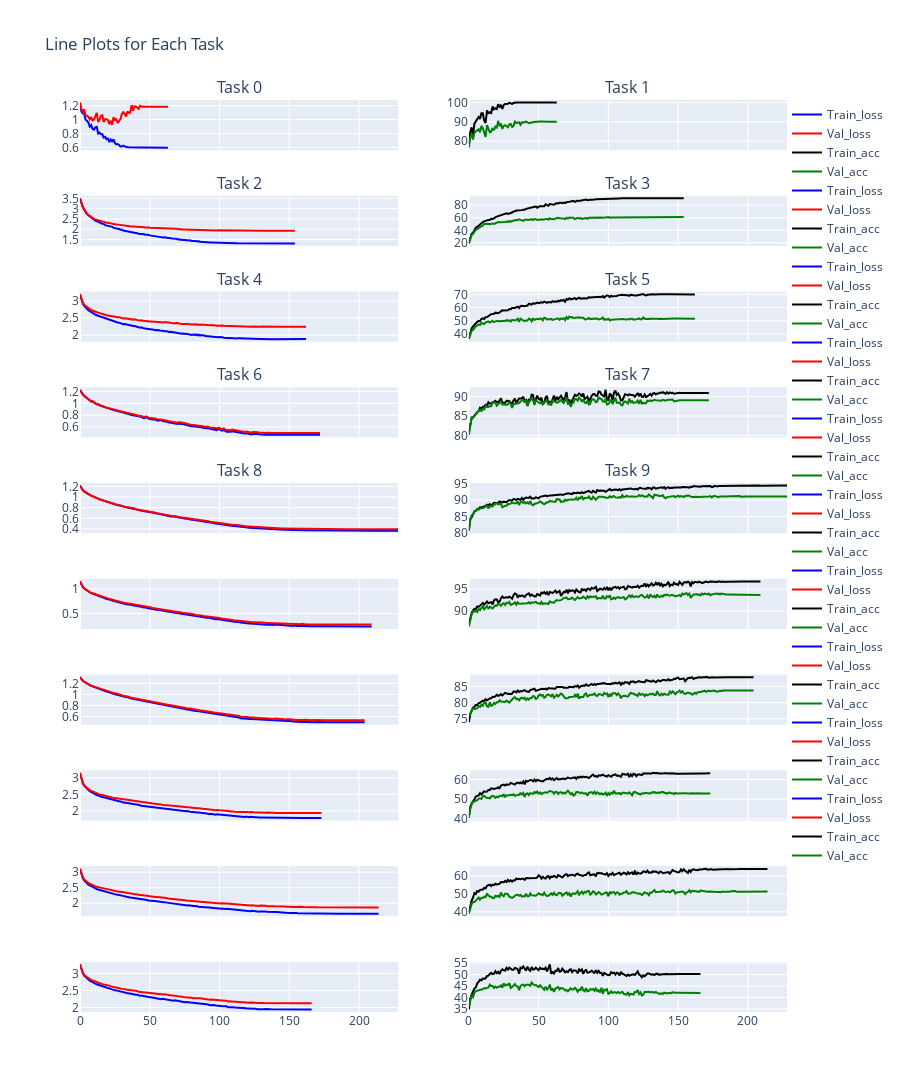

Notebook code cell kept with this figure:
### Markdown cell above
# Hat mask 0.0005 cifar

### Code cell
df = pd.read_csv('/home/cp/self/ml/hat/res/good_exp/hat_500_0.0005_xavier_adam_cifar/train_loss_app_hat_mask_exp_cifar_opt_adam_wt_init_xavier_lr_0.0005_nepoch_500.csv')

# Ask the user for the column to use for lines
# line_column = input("Enter the column name for lines: ")
line_columns = ['Train_loss', 
#                 'Train_acc',
#                 'Avg_train_reg',
       'Val_loss',
#                 'Val_acc',
#                 'Avg_val_reg', 
#                 'Learning_rate'
               ]
line_columns2 = [
#     'Train_loss', 
                'Train_acc',
#                 'Avg_train_reg',
#        'Val_loss',
                'Val_acc',
#                 'Avg_val_reg', 
#                 'Learning_rate'
               ]

# Create subplots for each task (category)
fig = make_subplots(rows=10, cols=2, subplot_titles=[f'Task {i}' for i in range(10)], shared_xaxes=True)

for category in range(10):  # Assuming categories range from 0 to 9
    # Filter the DataFrame for the current category
    category_df = df[df['Task'] == category]
    colors = ["Blue","Red"]
    for i, column in enumerate(line_columns):
        # Add a line trace to the subplot
        fig.add_trace(
            go.Scatter(x=category_df["Epochs"], y=category_df[column], mode='lines', name=column,line=dict(color=colors[i])),
#             row=(category // 2) + 1,  # Calculate the row position
#             col=(category % 2) + 1,   # Calculate the column position
            col=1,
            row=category+1,
            
        )
    colors = ["Black","Green"]
    
    for i, column in enumerate(line_columns2):
        # Add a line trace to the subplot
        fig.add_trace(
            go.Scatter(x=category_df["Epochs"], y=category_df[column], mode='lines', name=column, line=dict(color=colors[i])),
#             row=(category // 2) + 1,  # Calculate the row position
#             col=(category % 2) + 1,   # Calculate the column position
            col=2,
            row=category+1,
            
        )

# Update layout
fig.update_layout(height=2000, width=900, title_text="Line Plots for Each Task",
                 legend=dict(orientation="v", y=1, x=1),)

# Show the figure
fig.show()

### Figure 1 — Plotly figure (JSON) as saved in the notebook; plotly's stock layout.template omitted (floating-point values rounded to 4 significant figures; data arrays with more than 128 entries replaced by an {"elided": "..."} marker saying what was removed)
{"data": [{"line": {"color": "Blue"}, "mode": "lines", "name": "Train_loss", "type": "scatter", "x": [0, 1, 2, 3, 4, 5, 6, 7, 8, 9, 10, 11, 12, 13, 14, 15, 16, 17, 18, 19, 20, 21, 22, 23, 24, 25, 26, 27, 28, 29, 30, 31, 32, 33, 34, 35, 36, 37, 38, 39, 40, 41, 42, 43, 44, 45, 46, 47, 48, 49, 50, 51, 52, 53, 54, 55, 56, 57, 58, 59, 60, 61, 62, 63], "xaxis": "x", "y": [1.233, 1.117, 1.092, 1.089, 0.9988, 0.986, 0.9578, 0.9009, 0.9218, 0.8662, 0.8567, 0.8887, 0.8965, 0.8003, 0.8142, 0.7922, 0.7901, 0.7417, 0.7529, 0.7201, 0.7294, 0.6776, 0.713, 0.6886, 0.7151, 0.6649, 0.6447, 0.6497, 0.6351, 0.6129, 0.6141, 0.6272, 0.6149, 0.6047, 0.6041, 0.6021, 0.6005, 0.6047, 0.5995, 0.5997, 0.599, 0.5981, 0.5981, 0.599, 0.5981, 0.5981, 0.598, 0.598, 0.5979, 0.5977, 0.5976, 0.5976, 0.5975, 0.5976, 0.5976, 0.5975, 0.5975, 0.5975, 0.5975, 0.5975, 0.5975, 0.5975, 0.5975, 0.5975], "yaxis": "y"}, {"line": {"color": "Red"}, "mode": "lines", "name": "Val_loss", "type": "scatter", "x": [0, 1, 2, 3, 4, 5, 6, 7, 8, 9, 10, 11, 12, 13, 14, 15, 16, 17, 18, 19, 20, 21, 22, 23, 24, 25, 26, 27, 28, 29, 30, 31, 32, 33, 34, 35, 36, 37, 38, 39, 40, 41, 42, 43, 44, 45, 46, 47, 48, 49, 50, 51, 52, 53, 54, 55, 56, 57, 58, 59, 60, 61, 62, 63], "xaxis": "x", "y": [1.246, 1.15, 1.124, 1.147, 1.06, 1.057, 1.039, 1.005, 1.036, 0.9878, 0.9973, 1.037, 1.097, 0.9653, 0.9972, 1.056, 1.062, 0.9653, 1.008, 1.007, 0.9959, 0.9347, 0.9843, 0.9254, 1.034, 0.9956, 1.007, 0.954, 0.9769, 1.009, 1.081, 1.107, 1.081, 1.045, 1.117, 1.097, 1.103, 1.21, 1.127, 1.19, 1.188, 1.166, 1.155, 1.201, 1.186, 1.19, 1.183, 1.185, 1.184, 1.185, 1.18, 1.184, 1.18, 1.184, 1.185, 1.184, 1.186, 1.187, 1.186, 1.186, 1.186, 1.186, 1.187, 1.186], "yaxis": "y"}, {"line": {"color": "Black"}, "mode": "lines", "name": "Train_acc", "type": "scatter", "x": [0, 1, 2, 3, 4, 5, 6, 7, 8, 9, 10, 11, 12, 13, 14, 15, 16, 17, 18, 19, 20, 21, 22, 23, 24, 25, 26, 27, 28, 29, 30, 31, 32, 33, 34, 35, 36, 37, 38, 39, 40, 41, 42, 43, 44, 45, 46, 47, 48, 49, 50, 51, 52, 53, 54, 55, 56, 57, 58, 59, 60, 61, 62, 63], "xaxis": "x2", "y": [78.41, 84.54, 87.12, 82.88, 89.07, 90.09, 91.64, 92.47, 91.5, 94.41, 94.42, 90.58, 89.38, 95.87, 94.49, 94.84, 94.53, 97.94, 96.42, 97.08, 96.63, 99.1, 97.46, 98.83, 96.71, 98.7, 99.24, 99.24, 99.3, 99.87, 99.77, 99.29, 99.72, 99.97, 99.94, 99.98, 100, 99.93, 100, 100, 100, 100, 100, 99.99, 100, 100, 100, 100, 100, 100, 100, 100, 100, 100, 100, 100, 100, 100, 100, 100, 100, 100, 100, 100], "yaxis": "y2"}, {"line": {"color": "Green"}, "mode": "lines", "name": "Val_acc", "type": "scatter", "x": [0, 1, 2, 3, 4, 5, 6, 7, 8, 9, 10, 11, 12, 13, 14, 15, 16, 17, 18, 19, 20, 21, 22, 23, 24, 25, 26, 27, 28, 29, 30, 31, 32, 33, 34, 35, 36, 37, 38, 39, 40, 41, 42, 43, 44, 45, 46, 47, 48, 49, 50, 51, 52, 53, 54, 55, 56, 57, 58, 59, 60, 61, 62, 63], "xaxis": "x2", "y": [76.6, 81.9, 83.8, 80.8, 84.4, 85, 85.5, 86.1, 84.6, 87.9, 86.7, 84.4, 82.2, 88.3, 86.6, 84.6, 84.9, 86.7, 85.7, 87.5, 87, 90.5, 87.7, 89.1, 86.3, 87.9, 88.3, 87.9, 87.2, 88.7, 88.9, 87.3, 87.9, 90.1, 89.3, 89.6, 89.7, 88.5, 89.8, 89.5, 89.9, 90.1, 89.7, 89.3, 89.5, 89.7, 90, 89.9, 90, 90, 90.3, 90.2, 90.2, 90.1, 90, 90.1, 90, 90, 90, 90, 90, 90, 90, 90], "yaxis": "y2"}, {"line": {"color": "Blue"}, "mode": "lines", "name": "Train_loss", "type": "scatter", "x": {"elided": "155 int values"}, "xaxis": "x3", "y": {"elided": "155 float values"}, "yaxis": "y3"}, {"line": {"color": "Red"}, "mode": "lines", "name": "Val_loss", "type": "scatter", "x": {"elided": "155 int values"}, "xaxis": "x3", "y": {"elided": "155 float values"}, "yaxis": "y3"}, {"line": {"color": "Black"}, "mode": "lines", "name": "Train_acc", "type": "scatter", "x": {"elided": "155 int values"}, "xaxis": "x4", "y": {"elided": "155 float values"}, "yaxis": "y4"}, {"line": {"color": "Green"}, "mode": "lines", "name": "Val_acc", "type": "scatter", "x": {"elided": "155 int values"}, "xaxis": "x4", "y": {"elided": "155 float values"}, "yaxis": "y4"}, {"line": {"color": "Blue"}, "mode": "lines", "name": "Train_loss", "type": "scatter", "x": {"elided": "163 int values"}, "xaxis": "x5", "y": {"elided": "163 float values"}, "yaxis": "y5"}, {"line": {"color": "Red"}, "mode": "lines", "name": "Val_loss", "type": "scatter", "x": {"elided": "163 int values"}, "xaxis": "x5", "y": {"elided": "163 float values"}, "yaxis": "y5"}, {"line": {"color": "Black"}, "mode": "lines", "name": "Train_acc", "type": "scatter", "x": {"elided": "163 int values"}, "xaxis": "x6", "y": {"elided": "163 float values"}, "yaxis": "y6"}, {"line": {"color": "Green"}, "mode": "lines", "name": "Val_acc", "type": "scatter", "x": {"elided": "163 int values"}, "xaxis": "x6", "y": {"elided": "163 float values"}, "yaxis": "y6"}, {"line": {"color": "Blue"}, "mode": "lines", "name": "Train_loss", "type": "scatter", "x": {"elided": "173 int values"}, "xaxis": "x7", "y": {"elided": "173 float values"}, "yaxis": "y7"}, {"line": {"color": "Red"}, "mode": "lines", "name": "Val_loss", "type": "scatter", "x": {"elided": "173 int values"}, "xaxis": "x7", "y": {"elided": "173 float values"}, "yaxis": "y7"}, {"line": {"color": "Black"}, "mode": "lines", "name": "Train_acc", "type": "scatter", "x": {"elided": "173 int values"}, "xaxis": "x8", "y": {"elided": "173 float values"}, "yaxis": "y8"}, {"line": {"color": "Green"}, "mode": "lines", "name": "Val_acc", "type": "scatter", "x": {"elided": "173 int values"}, "xaxis": "x8", "y": {"elided": "173 float values"}, "yaxis": "y8"}, {"line": {"color": "Blue"}, "mode": "lines", "name": "Train_loss", "type": "scatter", "x": {"elided": "229 int values"}, "xaxis": "x9", "y": {"elided": "229 float values"}, "yaxis": "y9"}, {"line": {"color": "Red"}, "mode": "lines", "name": "Val_loss", "type": "scatter", "x": {"elided": "229 int values"}, "xaxis": "x9", "y": {"elided": "229 float values"}, "yaxis": "y9"}, {"line": {"color": "Black"}, "mode": "lines", "name": "Train_acc", "type": "scatter", "x": {"elided": "229 int values"}, "xaxis": "x10", "y": {"elided": "229 float values"}, "yaxis": "y10"}, {"line": {"color": "Green"}, "mode": "lines", "name": "Val_acc", "type": "scatter", "x": {"elided": "229 int values"}, "xaxis": "x10", "y": {"elided": "229 float values"}, "yaxis": "y10"}, {"line": {"color": "Blue"}, "mode": "lines", "name": "Train_loss", "type": "scatter", "x": {"elided": "210 int values"}, "xaxis": "x11", "y": {"elided": "210 float values"}, "yaxis": "y11"}, {"line": {"color": "Red"}, "mode": "lines", "name": "Val_loss", "type": "scatter", "x": {"elided": "210 int values"}, "xaxis": "x11", "y": {"elided": "210 float values"}, "yaxis": "y11"}, {"line": {"color": "Black"}, "mode": "lines", "name": "Train_acc", "type": "scatter", "x": {"elided": "210 int values"}, "xaxis": "x12", "y": {"elided": "210 float values"}, "yaxis": "y12"}, {"line": {"color": "Green"}, "mode": "lines", "name": "Val_acc", "type": "scatter", "x": {"elided": "210 int values"}, "xaxis": "x12", "y": {"elided": "210 float values"}, "yaxis": "y12"}, {"line": {"color": "Blue"}, "mode": "lines", "name": "Train_loss", "type": "scatter", "x": {"elided": "205 int values"}, "xaxis": "x13", "y": {"elided": "205 float values"}, "yaxis": "y13"}, {"line": {"color": "Red"}, "mode": "lines", "name": "Val_loss", "type": "scatter", "x": {"elided": "205 int values"}, "xaxis": "x13", "y": {"elided": "205 float values"}, "yaxis": "y13"}, {"line": {"color": "Black"}, "mode": "lines", "name": "Train_acc", "type": "scatter", "x": {"elided": "205 int values"}, "xaxis": "x14", "y": {"elided": "205 float values"}, "yaxis": "y14"}, {"line": {"color": "Green"}, "mode": "lines", "name": "Val_acc", "type": "scatter", "x": {"elided": "205 int values"}, "xaxis": "x14", "y": {"elided": "205 float values"}, "yaxis": "y14"}, {"line": {"color": "Blue"}, "mode": "lines", "name": "Train_loss", "type": "scatter", "x": {"elided": "174 int values"}, "xaxis": "x15", "y": {"elided": "174 float values"}, "yaxis": "y15"}, {"line": {"color": "Red"}, "mode": "lines", "name": "Val_loss", "type": "scatter", "x": {"elided": "174 int values"}, "xaxis": "x15", "y": {"elided": "174 float values"}, "yaxis": "y15"}, {"line": {"color": "Black"}, "mode": "lines", "name": "Train_acc", "type": "scatter", "x": {"elided": "174 int values"}, "xaxis": "x16", "y": {"elided": "174 float values"}, "yaxis": "y16"}, {"line": {"color": "Green"}, "mode": "lines", "name": "Val_acc", "type": "scatter", "x": {"elided": "174 int values"}, "xaxis": "x16", "y": {"elided": "174 float values"}, "yaxis": "y16"}, {"line": {"color": "Blue"}, "mode": "lines", "name": "Train_loss", "type": "scatter", "x": {"elided": "215 int values"}, "xaxis": "x17", "y": {"elided": "215 float values"}, "yaxis": "y17"}, {"line": {"color": "Red"}, "mode": "lines", "name": "Val_loss", "type": "scatter", "x": {"elided": "215 int values"}, "xaxis": "x17", "y": {"elided": "215 float values"}, "yaxis": "y17"}, {"line": {"color": "Black"}, "mode": "lines", "name": "Train_acc", "type": "scatter", "x": {"elided": "215 int values"}, "xaxis": "x18", "y": {"elided": "215 float values"}, "yaxis": "y18"}, {"line": {"color": "Green"}, "mode": "lines", "name": "Val_acc", "type": "scatter", "x": {"elided": "215 int values"}, "xaxis": "x18", "y": {"elided": "215 float values"}, "yaxis": "y18"}, {"line": {"color": "Blue"}, "mode": "lines", "name": "Train_loss", "type": "scatter", "x": {"elided": "167 int values"}, "xaxis": "x19", "y": {"elided": "167 float values"}, "yaxis": "y19"}, {"line": {"color": "Red"}, "mode": "lines", "name": "Val_loss", "type": "scatter", "x": {"elided": "167 int values"}, "xaxis": "x19", "y": {"elided": "167 float values"}, "yaxis": "y19"}, {"line": {"color": "Black"}, "mode": "lines", "name": "Train_acc", "type": "scatter", "x": {"elided": "167 int values"}, "xaxis": "x20", "y": {"elided": "167 float values"}, "yaxis": "y20"}, {"line": {"color": "Green"}, "mode": "lines", "name": "Val_acc", "type": "scatter", "x": {"elided": "167 int values"}, "xaxis": "x20", "y": {"elided": "167 float values"}, "yaxis": "y20"}], "layout": {"annotations": [{"font": {"size": 16}, "showarrow": false, "text": "Task 0", "x": 0.225, "xanchor": "center", "xref": "paper", "y": 1, "yanchor": "bottom", "yref": "paper"}, {"font": {"size": 16}, "showarrow": false, "text": "Task 1", "x": 0.775, "xanchor": "center", "xref": "paper", "y": 1, "yanchor": "bottom", "yref": "paper"}, {"font": {"size": 16}, "showarrow": false, "text": "Task 2", "x": 0.225, "xanchor": "center", "xref": "paper", "y": 0.895, "yanchor": "bottom", "yref": "paper"}, {"font": {"size": 16}, "showarrow": false, "text": "Task 3", "x": 0.775, "xanchor": "center", "xref": "paper", "y": 0.895, "yanchor": "bottom", "yref": "paper"}, {"font": {"size": 16}, "showarrow": false, "text": "Task 4", "x": 0.225, "xanchor": "center", "xref": "paper", "y": 0.79, "yanchor": "bottom", "yref": "paper"}, {"font": {"size": 16}, "showarrow": false, "text": "Task 5", "x": 0.775, "xanchor": "center", "xref": "paper", "y": 0.79, "yanchor": "bottom", "yref": "paper"}, {"font": {"size": 16}, "showarrow": false, "text": "Task 6", "x": 0.225, "xanchor": "center", "xref": "paper", "y": 0.685, "yanchor": "bottom", "yref": "paper"}, {"font": {"size": 16}, "showarrow": false, "text": "Task 7", "x": 0.775, "xanchor": "center", "xref": "paper", "y": 0.685, "yanchor": "bottom", "yref": "paper"}, {"font": {"size": 16}, "showarrow": false, "text": "Task 8", "x": 0.225, "xanchor": "center", "xref": "paper", "y": 0.58, "yanchor": "bottom", "yref": "paper"}, {"font": {"size": 16}, "showarrow": false, "text": "Task 9", "x": 0.775, "xanchor": "center", "xref": "paper", "y": 0.58, "yanchor": "bottom", "yref": "paper"}], "height": 2000, "legend": {"orientation": "v", "x": 1, "y": 1}, "title": {"text": "Line Plots for Each Task"}, "width": 900, "xaxis": {"anchor": "y", "domain": [0, 0.45], "matches": "x19", "showticklabels": false}, "xaxis10": {"anchor": "y10", "domain": [0.55, 1], "matches": "x20", "showticklabels": false}, "xaxis11": {"anchor": "y11", "domain": [0, 0.45], "matches": "x19", "showticklabels": false}, "xaxis12": {"anchor": "y12", "domain": [0.55, 1], "matches": "x20", "showticklabels": false}, "xaxis13": {"anchor": "y13", "domain": [0, 0.45], "matches": "x19", "showticklabels": false}, "xaxis14": {"anchor": "y14", "domain": [0.55, 1], "matches": "x20", "showticklabels": false}, "xaxis15": {"anchor": "y15", "domain": [0, 0.45], "matches": "x19", "showticklabels": false}, "xaxis16": {"anchor": "y16", "domain": [0.55, 1], "matches": "x20", "showticklabels": false}, "xaxis17": {"anchor": "y17", "domain": [0, 0.45], "matches": "x19", "showticklabels": false}, "xaxis18": {"anchor": "y18", "domain": [0.55, 1], "matches": "x20", "showticklabels": false}, "xaxis19": {"anchor": "y19", "domain": [0, 0.45]}, "xaxis2": {"anchor": "y2", "domain": [0.55, 1], "matches": "x20", "showticklabels": false}, "xaxis20": {"anchor": "y20", "domain": [0.55, 1]}, "xaxis3": {"anchor": "y3", "domain": [0, 0.45], "matches": "x19", "showticklabels": false}, "xaxis4": {"anchor": "y4", "domain": [0.55, 1], "matches": "x20", "showticklabels": false}, "xaxis5": {"anchor": "y5", "domain": [0, 0.45], "matches": "x19", "showticklabels": false}, "xaxis6": {"anchor": "y6", "domain": [0.55, 1], "matches": "x20", "showticklabels": false}, "xaxis7": {"anchor": "y7", "domain": [0, 0.45], "matches": "x19", "showticklabels": false}, "xaxis8": {"anchor": "y8", "domain": [0.55, 1], "matches": "x20", "showticklabels": false}, "xaxis9": {"anchor": "y9", "domain": [0, 0.45], "matches": "x19", "showticklabels": false}, "yaxis": {"anchor": "x", "domain": [0.945, 1]}, "yaxis10": {"anchor": "x10", "domain": [0.525, 0.58]}, "yaxis11": {"anchor": "x11", "domain": [0.42, 0.475]}, "yaxis12": {"anchor": "x12", "domain": [0.42, 0.475]}, "yaxis13": {"anchor": "x13", "domain": [0.315, 0.37]}, "yaxis14": {"anchor": "x14", "domain": [0.315, 0.37]}, "yaxis15": {"anchor": "x15", "domain": [0.21, 0.265]}, "yaxis16": {"anchor": "x16", "domain": [0.21, 0.265]}, "yaxis17": {"anchor": "x17", "domain": [0.105, 0.16]}, "yaxis18": {"anchor": "x18", "domain": [0.105, 0.16]}, "yaxis19": {"anchor": "x19", "domain": [0, 0.055]}, "yaxis2": {"anchor": "x2", "domain": [0.945, 1]}, "yaxis20": {"anchor": "x20", "domain": [0, 0.055]}, "yaxis3": {"anchor": "x3", "domain": [0.84, 0.895]}, "yaxis4": {"anchor": "x4", "domain": [0.84, 0.895]}, "yaxis5": {"anchor": "x5", "domain": [0.735, 0.79]}, "yaxis6": {"anchor": "x6", "domain": [0.735, 0.79]}, "yaxis7": {"anchor": "x7", "domain": [0.63, 0.685]}, "yaxis8": {"anchor": "x8", "domain": [0.63, 0.685]}, "yaxis9": {"anchor": "x9", "domain": [0.525, 0.58]}}}
